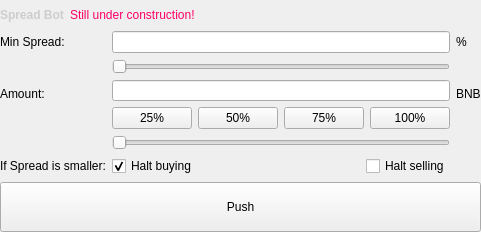
          <widget class="QWidget" name="spread">
           <attribute name="title">
            <string>Spread Bot</string>
           </attribute>
           <layout class="QVBoxLayout" name="verticalLayout_2">
            <property name="leftMargin">
             <number>0</number>
            </property>
            <property name="topMargin">
             <number>5</number>
            </property>
            <property name="rightMargin">
             <number>0</number>
            </property>
            <property name="bottomMargin">
             <number>0</number>
            </property>
            <item>
             <layout class="QGridLayout" name="gridLayout">
              <item row="2" column="1">
               <widget class="QSlider" name="spread_min_slider">
                <property name="sizePolicy">
                 <sizepolicy hsizetype="Minimum" vsizetype="Fixed">
                  <horstretch>0</horstretch>
                  <verstretch>0</verstretch>
                 </sizepolicy>
                </property>
                <property name="orientation">
                 <enum>Qt::Horizontal</enum>
                </property>
               </widget>
              </item>
              <item row="6" column="1">
               <layout class="QHBoxLayout" name="horizontalLayout_3">
                <item>
                 <widget class="QCheckBox" name="spread_halt_buys">
                  <property name="sizePolicy">
                   <sizepolicy hsizetype="Minimum" vsizetype="Maximum">
                    <horstretch>0</horstretch>
                    <verstretch>0</verstretch>
                   </sizepolicy>
                  </property>
                  <property name="text">
                   <string>Halt buying</string>
                  </property>
                  <property name="checked">
                   <bool>true</bool>
                  </property>
                 </widget>
                </item>
                <item>
                 <widget class="QCheckBox" name="spread_halt_sells">
                  <property name="sizePolicy">
                   <sizepolicy hsizetype="Fixed" vsizetype="Expanding">
                    <horstretch>0</horstretch>
                    <verstretch>0</verstretch>
                   </sizepolicy>
                  </property>
                  <property name="text">
                   <string>Halt selling</string>
                  </property>
                 </widget>
                </item>
               </layout>
              </item>
              <item row="5" column="1">
               <widget class="QSlider" name="spread_amount_slider">
                <property name="sizePolicy">
                 <sizepolicy hsizetype="Minimum" vsizetype="Fixed">
                  <horstretch>0</horstretch>
                  <verstretch>0</verstretch>
                 </sizepolicy>
                </property>
                <property name="orientation">
                 <enum>Qt::Horizontal</enum>
                </property>
               </widget>
              </item>
              <item row="1" column="0">
               <widget class="QLabel" name="label_17">
                <property name="sizePolicy">
                 <sizepolicy hsizetype="Fixed" vsizetype="Fixed">
                  <horstretch>2</horstretch>
                  <verstretch>0</verstretch>
                 </sizepolicy>
                </property>
                <property name="text">
                 <string>Min Spread:</string>
                </property>
                <property name="alignment">
                 <set>Qt::AlignBottom|Qt::AlignLeading|Qt::AlignLeft</set>
                </property>
               </widget>
              </item>
              <item row="6" column="0">
               <widget class="QLabel" name="label_18">
                <property name="sizePolicy">
                 <sizepolicy hsizetype="Preferred" vsizetype="Maximum">
                  <horstretch>0</horstretch>
                  <verstretch>0</verstretch>
                 </sizepolicy>
                </property>
                <property name="text">
                 <string>If Spread is smaller:</string>
                </property>
                <property name="alignment">
                 <set>Qt::AlignBottom|Qt::AlignLeading|Qt::AlignLeft</set>
                </property>
               </widget>
              </item>
              <item row="3" column="0">
               <widget class="QLabel" name="label_16">
                <property name="sizePolicy">
                 <sizepolicy hsizetype="Preferred" vsizetype="Expanding">
                  <horstretch>0</horstretch>
                  <verstretch>0</verstretch>
                 </sizepolicy>
                </property>
                <property name="text">
                 <string>Amount:</string>
                </property>
                <property name="alignment">
                 <set>Qt::AlignBottom|Qt::AlignLeading|Qt::AlignLeft</set>
                </property>
               </widget>
              </item>
              <item row="3" column="1" alignment="Qt::AlignBottom">
               <widget class="QLineEdit" name="spread_amount_input">
                <property name="sizePolicy">
                 <sizepolicy hsizetype="Minimum" vsizetype="Expanding">
                  <horstretch>0</horstretch>
                  <verstretch>0</verstretch>
                 </sizepolicy>
                </property>
                <property name="maximumSize">
                 <size>
                  <width>16777215</width>
                  <height>21</height>
                 </size>
                </property>
                <property name="alignment">
                 <set>Qt::AlignBottom|Qt::AlignLeading|Qt::AlignLeft</set>
                </property>
               </widget>
              </item>
              <item row="4" column="1">
               <layout class="QHBoxLayout" name="horizontalLayout_4">
                <item>
                 <widget class="QPushButton" name="spread_25amount">
                  <property name="text">
                   <string>25%</string>
                  </property>
                 </widget>
                </item>
                <item>
                 <widget class="QPushButton" name="spread_50amount">
                  <property name="text">
                   <string>50%</string>
                  </property>
                 </widget>
                </item>
                <item>
                 <widget class="QPushButton" name="spread_75amount">
                  <property name="text">
                   <string>75%</string>
                  </property>
                 </widget>
                </item>
                <item>
                 <widget class="QPushButton" name="spread_100amount">
                  <property name="text">
                   <string>100%</string>
                  </property>
                 </widget>
                </item>
               </layout>
              </item>
              <item row="1" column="1">
               <widget class="QLineEdit" name="spread_min_input">
                <property name="sizePolicy">
                 <sizepolicy hsizetype="Minimum" vsizetype="Fixed">
                  <horstretch>0</horstretch>
                  <verstretch>0</verstretch>
                 </sizepolicy>
                </property>
                <property name="placeholderText">
                 <string/>
                </property>
               </widget>
              </item>
              <item row="1" column="2">
               <widget class="QLabel" name="label_25">
                <property name="sizePolicy">
                 <sizepolicy hsizetype="Maximum" vsizetype="Preferred">
                  <horstretch>0</horstretch>
                  <verstretch>0</verstretch>
                 </sizepolicy>
                </property>
                <property name="text">
                 <string>%</string>
                </property>
               </widget>
              </item>
              <item row="3" column="2">
               <widget class="QLabel" name="label_26">
                <property name="sizePolicy">
                 <sizepolicy hsizetype="Preferred" vsizetype="Expanding">
                  <horstretch>0</horstretch>
                  <verstretch>0</verstretch>
                 </sizepolicy>
                </property>
                <property name="text">
                 <string>BNB</string>
                </property>
                <property name="alignment">
                 <set>Qt::AlignBottom|Qt::AlignLeading|Qt::AlignLeft</set>
                </property>
               </widget>
              </item>
              <item row="0" column="0" colspan="2">
               <layout class="QHBoxLayout" name="horizontalLayout_45">
                <item>
                 <widget class="QLabel" name="label_31">
                  <property name="sizePolicy">
                   <sizepolicy hsizetype="Maximum" vsizetype="Preferred">
                    <horstretch>0</horstretch>
                    <verstretch>0</verstretch>
                   </sizepolicy>
                  </property>
                  <property name="text">
                   <string>&lt;html&gt;&lt;head/&gt;&lt;body&gt;&lt;p&gt;&lt;span style=&quot; font-weight:600; color:#cdcdcd;&quot;&gt;Spread Bot&lt;/span&gt;&lt;/p&gt;&lt;/body&gt;&lt;/html&gt;</string>
                  </property>
                 </widget>
                </item>
                <item>
                 <widget class="QLabel" name="label_43">
                  <property name="sizePolicy">
                   <sizepolicy hsizetype="Maximum" vsizetype="Preferred">
                    <horstretch>0</horstretch>
                    <verstretch>0</verstretch>
                   </sizepolicy>
                  </property>
                  <property name="text">
                   <string>&lt;html&gt;&lt;head/&gt;&lt;body&gt;&lt;p&gt;&lt;span style=&quot; color:#ff0066;&quot;&gt;Still under construction!&lt;/span&gt;&lt;/p&gt;&lt;/body&gt;&lt;/html&gt;</string>
                  </property>
                  <property name="alignment">
                   <set>Qt::AlignLeading|Qt::AlignLeft|Qt::AlignVCenter</set>
                  </property>
                 </widget>
                </item>
                <item>
                 <widget class="QLabel" name="label_54">
                  <property name="sizePolicy">
                   <sizepolicy hsizetype="Maximum" vsizetype="Preferred">
                    <horstretch>0</horstretch>
                    <verstretch>0</verstretch>
                   </sizepolicy>
                  </property>
                  <property name="maximumSize">
                   <size>
                    <width>25</width>
                    <height>25</height>
                   </size>
                  </property>
                  <property name="text">
                   <string/>
                  </property>
                  <property name="pixmap">
                   <pixmap>../images/assets/construction.png</pixmap>
                  </property>
                  <property name="scaledContents">
                   <bool>true</bool>
                  </property>
                 </widget>
                </item>
                <item>
                 <spacer name="horizontalSpacer">
                  <property name="orientation">
                   <enum>Qt::Horizontal</enum>
                  </property>
                  <property name="sizeHint" stdset="0">
                   <size>
                    <width>40</width>
                    <height>20</height>
                   </size>
                  </property>
                 </spacer>
                </item>
               </layout>
              </item>
             </layout>
            </item>
            <item>
             <widget class="QPushButton" name="spread_confirm_button">
              <property name="sizePolicy">
               <sizepolicy hsizetype="Minimum" vsizetype="Minimum">
                <horstretch>0</horstretch>
                <verstretch>0</verstretch>
               </sizepolicy>
              </property>
              <property name="minimumSize">
               <size>
                <width>0</width>
                <height>50</height>
               </size>
              </property>
              <property name="maximumSize">
               <size>
                <width>16777215</width>
                <height>50</height>
               </size>
              </property>
              <property name="text">
               <string>Push</string>
              </property>
             </widget>
            </item>
           </layout>
          </widget>
